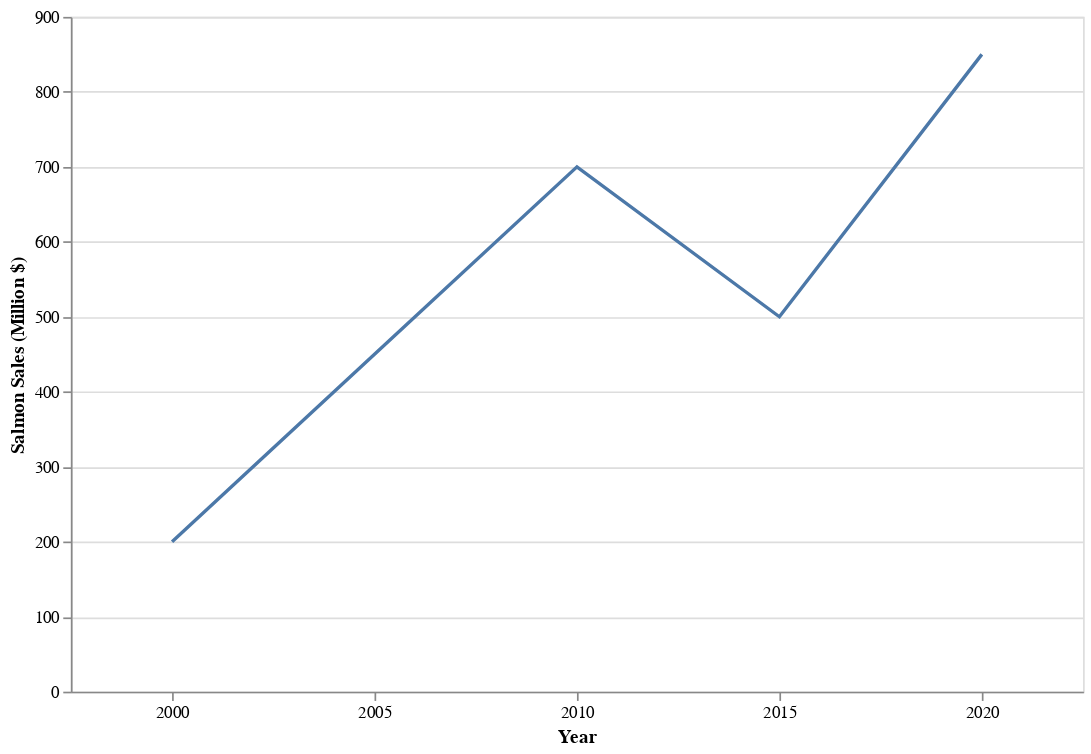

Notebook source saved alongside this figure:
### Code cell
#  salmon sales trend over time 
chart = pn.Story(data).mark_line().encode(
    x=alt.X('Year:O', axis=alt.Axis(labelAngle=0)),  # X-axis represents years (ordinal scale)
  y='Salmon Sales (Million $):Q' 
)

chart

### Figure 1 — Vega-Lite specification as saved in the notebook (floating-point values rounded to 4 significant figures)
{"config": {"view": {"continuousWidth": 300, "continuousHeight": 300}}, "data": {"name": "data-499aba9212b169205862988e87b1f10a"}, "mark": {"type": "line"}, "encoding": {"x": {"axis": {"labelAngle": 0}, "field": "Year", "type": "ordinal"}, "y": {"field": "Salmon Sales (Million $)", "type": "quantitative"}}, "height": 400, "width": 600, "$schema": "https://vega.github.io/schema/vega-lite/v5.20.1.json", "datasets": {"data-499aba9212b169205862988e87b1f10a": [{"Year": 2000, "Salmon Sales (Million $)": 200}, {"Year": 2005, "Salmon Sales (Million $)": 450}, {"Year": 2010, "Salmon Sales (Million $)": 700}, {"Year": 2015, "Salmon Sales (Million $)": 500}, {"Year": 2020, "Salmon Sales (Million $)": 850}]}}
